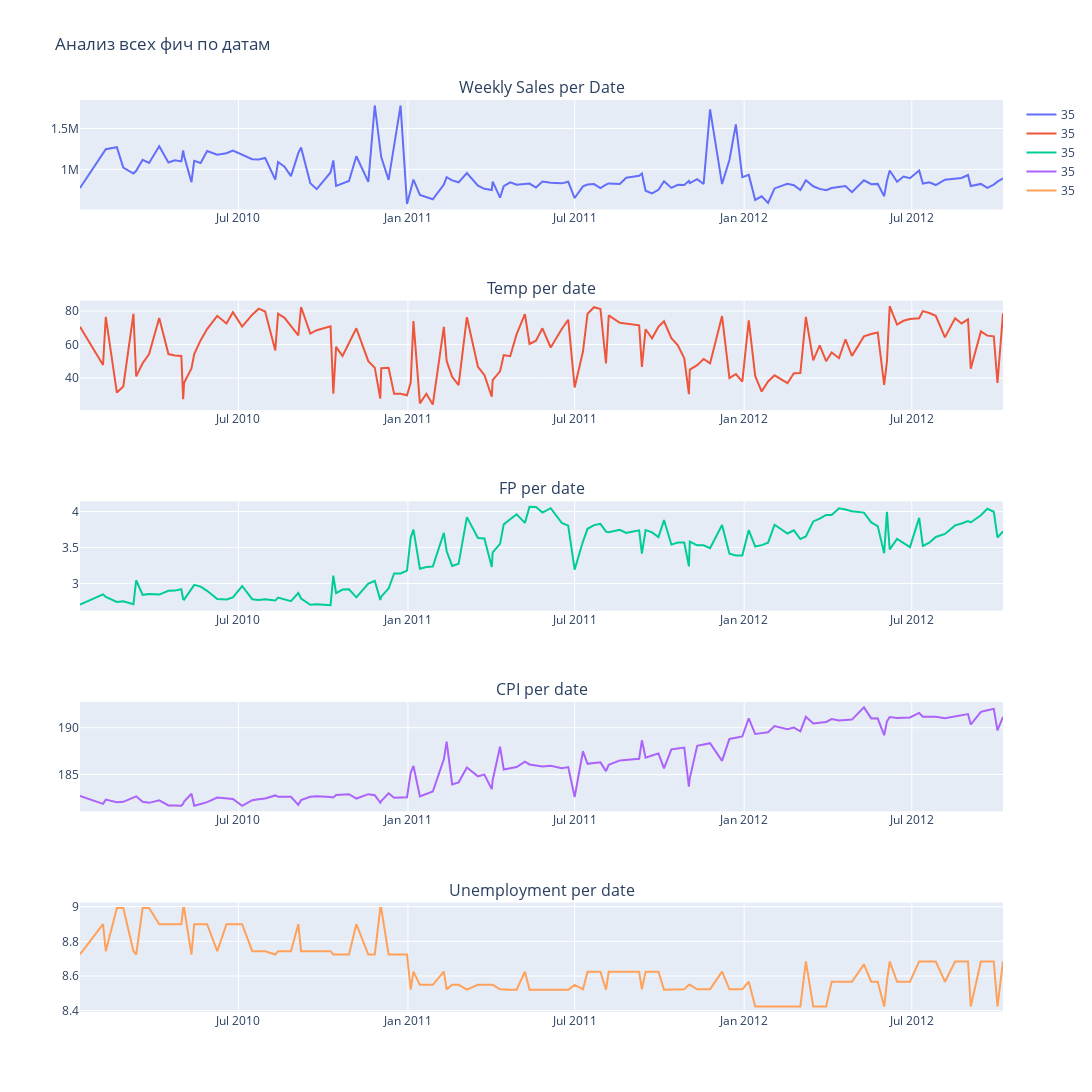

Notebook code cell kept with this figure:
### Markdown cell above
### Посмотрим 35 магазин потому что, линейная показывает на нем худший результат

### Code cell
fig = make_subplots(rows=5, cols=1, subplot_titles=("Weekly Sales per Date", "Temp per date", "FP per date", "CPI per date", "Unemployment per date"))

df = df[df["Store"]==35]
    
#fig.add_trace(go.Scatter(x=target, y=df[columns[0]], name=columns[0]), row=1, col=1)
#fig.add_trace(go.Scatter(x=target, y=df[columns[1]], name=columns[1]), row=1, col=2)
#fig.add_trace(go.Scatter(x=target, y=df[columns[2]], name=columns[2]), row=2, col=1)
#fig.add_trace(go.Scatter(x=target, y=df[columns[3]], name=columns[3]), row=2, col=2)

#fig.update_layout(title_text="Много графиков в одном большом")

# Отображение
#fig.show()
fig.add_trace(go.Scatter(x=df.index, y=df["Weekly_Sales"], name=35), row=1, col=1)
fig.add_trace(go.Scatter(x=df.index, y=date["Temperature"], name=35), row=2, col=1)
fig.add_trace(go.Scatter(x=df.index, y=date["Fuel_Price"], name=35), row=3, col=1)
fig.add_trace(go.Scatter(x=df.index, y=date["CPI"], name=35), row=4, col=1)
fig.add_trace(go.Scatter(x=df.index, y=date["Unemployment"], name=35), row=5, col=1)

    
fig.update_layout(title_text="Анализ всех фич по датам",height=1400,  # Увеличение высоты (в пикселях)
width=1200,   # Увеличение ширины (в пикселях)
showlegend=True  # Отображение легенды)
                 )

# Отображение
fig.show()

### Figure 1 — Plotly figure (JSON) as saved in the notebook; plotly's stock layout.template omitted (floating-point values rounded to 4 significant figures; data arrays with more than 128 entries replaced by an {"elided": "..."} marker saying what was removed)
{"data": [{"name": "35", "type": "scatter", "x": {"elided": "139 str values"}, "xaxis": "x", "y": {"elided": "139 float values"}, "yaxis": "y"}, {"name": "35", "type": "scatter", "x": {"elided": "139 str values"}, "xaxis": "x2", "y": {"elided": "139 float values"}, "yaxis": "y2"}, {"name": "35", "type": "scatter", "x": {"elided": "139 str values"}, "xaxis": "x3", "y": {"elided": "139 float values"}, "yaxis": "y3"}, {"name": "35", "type": "scatter", "x": {"elided": "139 str values"}, "xaxis": "x4", "y": {"elided": "139 float values"}, "yaxis": "y4"}, {"name": "35", "type": "scatter", "x": {"elided": "139 str values"}, "xaxis": "x5", "y": {"elided": "139 float values"}, "yaxis": "y5"}], "layout": {"annotations": [{"font": {"size": 16}, "showarrow": false, "text": "Weekly Sales per Date", "x": 0.5, "xanchor": "center", "xref": "paper", "y": 1, "yanchor": "bottom", "yref": "paper"}, {"font": {"size": 16}, "showarrow": false, "text": "Temp per date", "x": 0.5, "xanchor": "center", "xref": "paper", "y": 0.78, "yanchor": "bottom", "yref": "paper"}, {"font": {"size": 16}, "showarrow": false, "text": "FP per date", "x": 0.5, "xanchor": "center", "xref": "paper", "y": 0.56, "yanchor": "bottom", "yref": "paper"}, {"font": {"size": 16}, "showarrow": false, "text": "CPI per date", "x": 0.5, "xanchor": "center", "xref": "paper", "y": 0.34, "yanchor": "bottom", "yref": "paper"}, {"font": {"size": 16}, "showarrow": false, "text": "Unemployment per date", "x": 0.5, "xanchor": "center", "xref": "paper", "y": 0.12, "yanchor": "bottom", "yref": "paper"}], "height": 1400, "showlegend": true, "title": {"text": "Анализ всех фич по датам"}, "width": 1200, "xaxis": {"anchor": "y", "autorange": true, "domain": [0, 1], "range": ["2010-01-10", "2012-10-08"], "type": "date"}, "xaxis2": {"anchor": "y2", "autorange": true, "domain": [0, 1], "range": ["2010-01-10", "2012-10-08"], "type": "date"}, "xaxis3": {"anchor": "y3", "autorange": true, "domain": [0, 1], "range": ["2010-01-10", "2012-10-08"], "type": "date"}, "xaxis4": {"anchor": "y4", "autorange": true, "domain": [0, 1], "range": ["2010-01-10", "2012-10-08"], "type": "date"}, "xaxis5": {"anchor": "y5", "autorange": true, "domain": [0, 1], "range": ["2010-01-10", "2012-10-08"], "type": "date"}, "yaxis": {"anchor": "x", "autorange": true, "domain": [0.88, 1], "range": [509400.0, 1849000.0], "type": "linear"}, "yaxis2": {"anchor": "x2", "autorange": true, "domain": [0.66, 0.78], "range": [20.78, 86.26], "type": "linear"}, "yaxis3": {"anchor": "x3", "autorange": true, "domain": [0.44, 0.56], "range": [2.623, 4.142], "type": "linear"}, "yaxis4": {"anchor": "x4", "autorange": true, "domain": [0.22, 0.34], "range": [181.1, 192.8], "type": "linear"}, "yaxis5": {"anchor": "x5", "autorange": true, "domain": [0, 0.12], "range": [8.392, 9.024], "type": "linear"}}}
